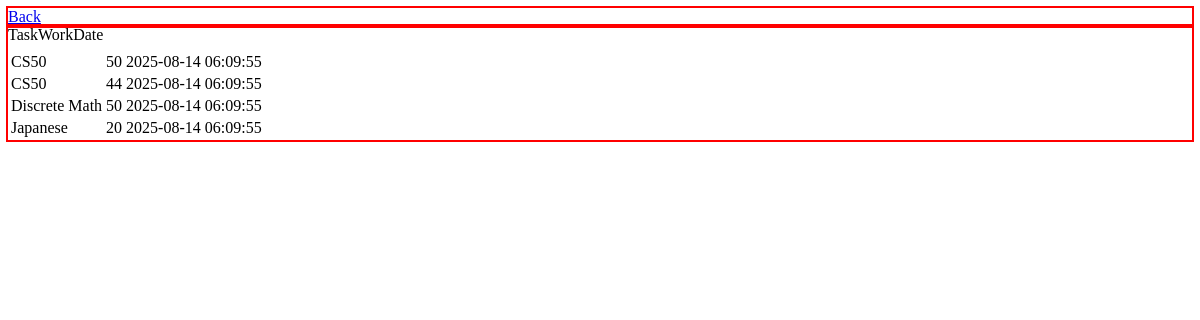
The page /statistics on the database as committed earlier.
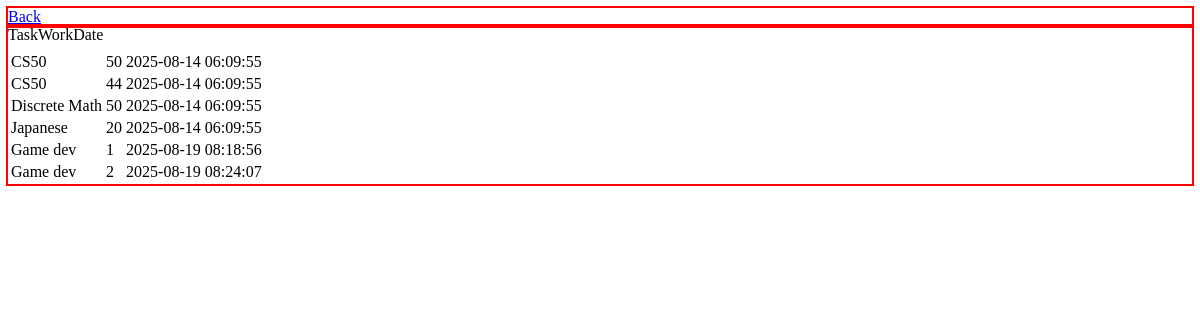
The same page on the database as committed later.
### tables this page shows
CREATE TABLE studies (id INTEGER PRIMARY KEY AUTOINCREMENT NOT NULL, name TEXT NOT NULL, work_time INTEGER NOT NULL, date TEXT NOT NULL DEFAULT current_timestamp);

### app.py (the view)
@app.route("/statistics")
def statistics():
    studies = db.execute('SELECT * FROM studies')
    return render_template("statistics.html", studies=studies)

### app.py (called while the page is built)
@app.after_request
def after_request(response):
    response.headers["Cache-Control"] = "no-cache, no-store, must-revalidate"
    response.headers["Expires"] = 0
    response.headers["Pragma"] = "no-cache"
    return response

### templates/statistics.html (shortened to what this page needs)
{% extends "layout.html" %}
{% block body %}
<div class="top">
    <a href="/">Back</a>
</div>
<div class="middle">
    <table>
        <thead>
        </thead>
        <tbody>
            {% for study in studies %}
                <tr>
                    <td>{{ study.name }}</td>
                    <td>{{ study.work_time }}</td>
                    <td>{{ study.date }}</td>
                </tr>
            {% endfor %}
        </tbody>
    </table>
</div>
{% endblock %}

### templates/layout.html (shortened to what this page needs)
<!DOCTYPE html>
<html lang="en">
<head>
    <link href="/static/styles.css" rel="stylesheet">
</head>
<body>
    {% block body %}{% endblock %}
</body>
</html>

### static/styles.css (style rules this page uses)
div { outline: 2px solid red; }

Rows that differ between the two databases and show on the page:
added studies: name "Game dev", work_time "1", date "2025-08-19 08:18:56"
added studies: name "Game dev", work_time "2", date "2025-08-19 08:24:07"
